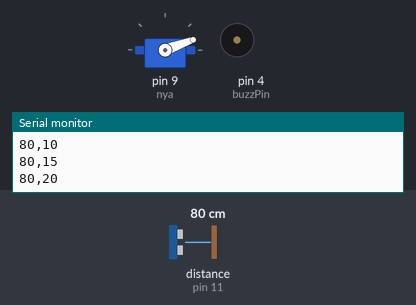
Bench run of a sketch on a simulated Arduino Uno, built with avr-gcc and run on an emulated ATmega328P. On the bench: servo, buzzer (waves = sounding, pin HIGH), the last lines printed to the serial monitor. Inputs (shaded band) come from the test bench; at power-on: distance to the obstacle (sensor on pin 11) 80 cm. The echo pulse lasts 58.3 µs per cm.

Above: at 1.2 s.
1.3 s: distance to the obstacle (sensor on pin 11) set to 2 cm
4.3 s: distance to the obstacle (sensor on pin 11) set to 250 cm
At 4.46 s:
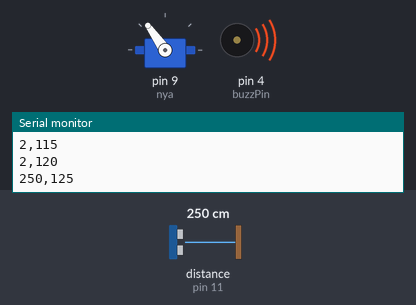
7.3 s: distance to the obstacle (sensor on pin 11) set to 4 cm
At 8.2 s:
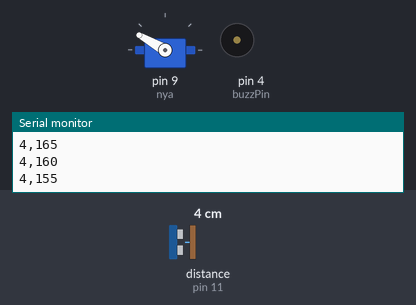
10.3 s: distance to the obstacle (sensor on pin 11) set to 35 cm
At 11.3 s:
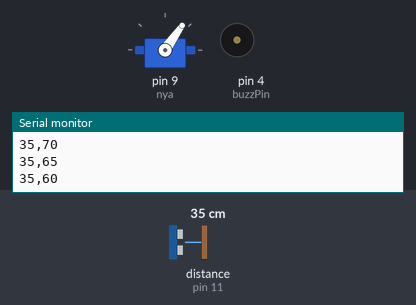
Timing chart, 0 to 14.3 s (numbered marks = the images above; inputs shaded):
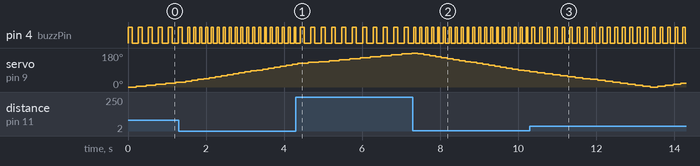

Measured:
- after the input at 1.3 s, pin 4 (buzzPin): alternates HIGH for 0.05 s and LOW for 0.10 s, starting after 0.29 s
- after the input at 4.3 s, pin 4 (buzzPin): alternates HIGH for 0.10 s and LOW for 0.17 s, starting after 0.22 s
- after the input at 7.3 s, pin 4 (buzzPin): alternates HIGH for 0.05 s and LOW for 0.10 s, starting after 0.08 s
- after the input at 10.3 s, pin 4 (buzzPin): alternates HIGH for 0.07 s and LOW for 0.12 s, starting after 0.25 s
- by itself, pin 4 (buzzPin): alternates HIGH for 0.10 s and LOW for 0.16 s

The sketch:

UltrasonicoBasico.ino
```cpp
#include <Ultrasonic.h>
#include <Servo.h>
int buzzPin = 4;
int buzzDelay;

#define TRIG 12
#define ECHO 11

Servo nya;
Ultrasonic ultra(TRIG, ECHO);

int a = 0;
int direc = 5;

void buzzKilla(int buzzDelay) {
  digitalWrite(buzzPin, HIGH);
  delay(buzzDelay);
  digitalWrite(buzzPin, LOW);
  delay(buzzDelay);
}

void setup() {
  // put your setup code here, to run once:
  Serial.begin(9600);
  nya.attach(9);
  nya.write(0);
  pinMode(buzzPin, OUTPUT);
}

void loop() {
  //Distancia en Centimetros
  float cm = ultra.read(CM);
  //Mandar datos
  Serial.print(int(cm));
  Serial.print(",");
  Serial.println(a);

 //Sonido
  if (cm >= 1 && cm <= 10) {
     buzzDelay = 50;
     buzzKilla(buzzDelay);
  } else if (cm >= 11 && cm <= 20) {
     buzzDelay =60 ;
     buzzKilla(buzzDelay);
  } else if (cm >= 21 && cm <= 40) {
     buzzDelay = 70;
     buzzKilla(buzzDelay);
  } else if (cm >= 41 && cm <= 55) {
     buzzDelay = 90;
     buzzKilla(buzzDelay);
  } else if (cm >= 56) {
    buzzDelay = 100;
     buzzKilla(buzzDelay);
  }

  a += direc;
  nya.write(a);

  if (a == 0) direc = 5;
  if (a == 180) direc = -5;
  delay(50);
}
```
